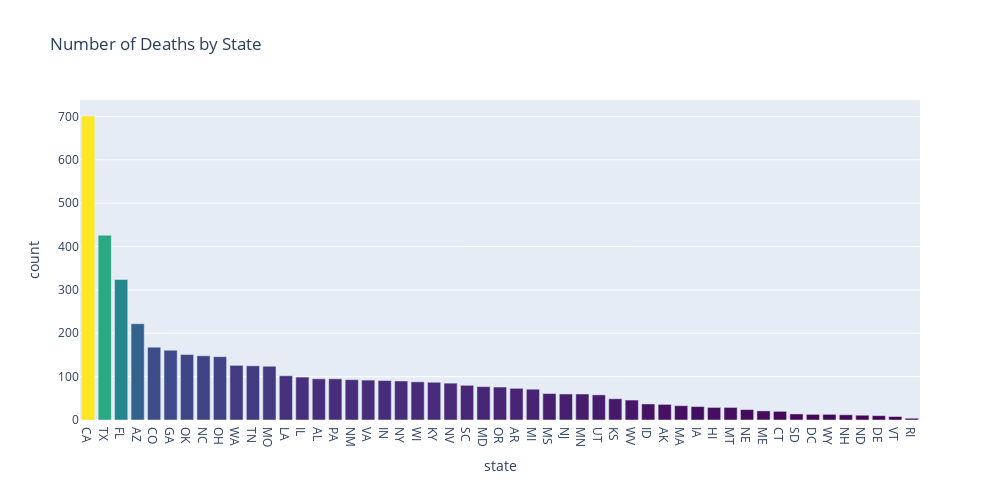

Write notebook code for a chart like this one.
### Markdown cell above
### Number of Deaths by State

### Code cell
df=df['state'].value_counts().reset_index().rename(columns={'index':'state','state':'deaths'})

fig = go.Figure(go.Bar(
    x=df['state'],y=df['deaths'],
    marker={'color': df['deaths'], 
    'colorscale': 'Viridis'},  
))
fig.update_layout(title_text='Number of Deaths by State',xaxis_title="state",yaxis_title="count",height=500,width=1000)
fig.show()

### Figure 1 — Plotly figure (JSON) as saved in the notebook; plotly's stock layout.template omitted (floating-point values rounded to 4 significant figures)
{"data": [{"marker": {"color": [701, 426, 324, 222, 168, 161, 151, 148, 146, 126, 125, 124, 102, 99, 95, 95, 93, 92, 91, 90, 88, 87, 85, 80, 77, 76, 73, 71, 61, 60, 60, 58, 49, 46, 37, 36, 33, 31, 29, 29, 24, 21, 20, 14, 13, 13, 12, 11, 10, 8, 4], "colorscale": [[0, "#440154"], [0.1111, "#482878"], [0.2222, "#3e4989"], [0.3333, "#31688e"], [0.4444, "#26828e"], [0.5556, "#1f9e89"], [0.6667, "#35b779"], [0.7778, "#6ece58"], [0.8889, "#b5de2b"], [1, "#fde725"]]}, "type": "bar", "x": ["CA", "TX", "FL", "AZ", "CO", "GA", "OK", "NC", "OH", "WA", "TN", "MO", "LA", "IL", "AL", "PA", "NM", "VA", "IN", "NY", "WI", "KY", "NV", "SC", "MD", "OR", "AR", "MI", "MS", "NJ", "MN", "UT", "KS", "WV", "ID", "AK", "MA", "IA", "HI", "MT", "NE", "ME", "CT", "SD", "DC", "WY", "NH", "ND", "DE", "VT", "RI"], "y": [701, 426, 324, 222, 168, 161, 151, 148, 146, 126, 125, 124, 102, 99, 95, 95, 93, 92, 91, 90, 88, 87, 85, 80, 77, 76, 73, 71, 61, 60, 60, 58, 49, 46, 37, 36, 33, 31, 29, 29, 24, 21, 20, 14, 13, 13, 12, 11, 10, 8, 4]}], "layout": {"height": 500, "title": {"text": "Number of Deaths by State"}, "width": 1000, "xaxis": {"title": {"text": "state"}}, "yaxis": {"title": {"text": "count"}}}}
